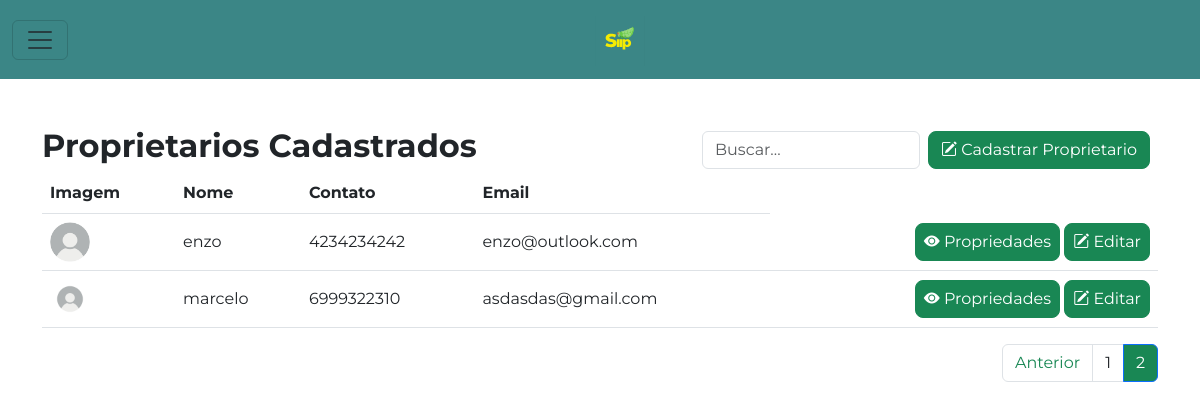
Page /proprietarios/?page=2 on the committed database.
### inicio/models.py (models this page shows, shortened)
class Proprietario(models.Model):
    nome = models.CharField(max_length=100)
    imagem = models.ImageField(upload_to='proprietarios/proprietarios/', null=True, blank=True)
    numero_telefone = models.CharField(max_length=15)
    email = models.EmailField(unique=True)

### inicio/views.py (the view)
# urls.py: path('proprietarios/',proprietarios, name = 'proprietarios'),
def proprietarios(request):
    form = ProprietarioForm()
    proprietarios_list = Proprietario.objects.all()
    paginator = Paginator(proprietarios_list, 15)
    page = request.GET.get('page')
    try:
        proprietarios = paginator.page(page)
    except PageNotAnInteger:
        proprietarios = paginator.page(1)
    except EmptyPage:
        proprietarios = paginator.page(paginator.num_pages)
    if request.method == 'POST':
        form = ProprietarioForm(request.POST, request.FILES)
        if form.is_valid():
            form.save()
            return redirect(request.path)
    return render(request, 'inicio/proprietarios.html',{'form': form, 'proprietarios': proprietarios})

### inicio/forms.py
class ProprietarioForm(forms.ModelForm):
    class Meta:
        model = Proprietario
        fields = ['nome', 'imagem', 'numero_telefone', 'email']

### templates/inicio/proprietarios.html (shortened to what this page needs)
{% extends 'inicio/base.html' %}
{% load static %}
{% block content %}
<div class="container mt-5">
    <div class="d-flex justify-content-between align-items-center">
        <h2 class="fw-bold">Proprietarios Cadastrados</h2>
        <div class="d-flex align-items-center">
            <input type="text" class="form-control me-2" placeholder="Buscar...">
            <button type="button" class="btn btn-success me-2 rounded-3 align-self-center flex-shrink-0"
                data-bs-toggle="modal" data-bs-target="#cadastraproprietario">
                <i class="bi bi-pencil-square"></i> Cadastrar Proprietario
            </button>
        </div>
    </div>
    <table class="table">
        <thead>
            <tr>
                <th scope="col">Imagem</th>
                <th scope="col">Nome</th>
                <th scope="col">Contato</th>
                <th scope="col">Email</th>
            </tr>
        </thead>
        <tbody>
            {% for proprietario in proprietarios %}
            <tr>
                <td class="align-middle">
                    {% if proprietario.imagem %}
                    <img src="{{ proprietario.imagem.url }}" class="rounded-circle" alt="" width="40" height="40">
                    {% else %}
                    <img src="{% static 'assets/images/usuariopadrao.png' %}" class="rounded-circle" alt="Sem Imagem"
                        width="40" height="40">
                    {% endif %}
                </td>
                <td class="align-middle">{{ proprietario.nome }}</td>
                <td class="align-middle">{{ proprietario.numero_telefone }}</td>
                <td class="align-middle">{{ proprietario.email }}</td>
                <td class="text-end align-middle">
                    <a href="{% url 'propriedades' proprietario_id=proprietario.id %}"
                        class="btn btn-success ps-2 pe-2 rounded-3">
                        <i class="bi bi-eye-fill"></i> Propriedades
                    </a>
                    <button class="btn btn-success ps-2 pe-2 rounded-3"
                        data-bs-target="#editarproprietario{{ proprietario.id }}" data-bs-toggle="modal">
                        <i class="bi bi-pencil-square"></i> Editar
                    </button>
                </td>
            </tr>
            {% endfor %}
        </tbody>
    </table>
</div>
<div class="container mt-2">
    <nav aria-label="Page navigation example">
        <ul class="pagination justify-content-end">
            {% if proprietarios.has_previous %}
            <li class="page-item">
                <a class="page-link text-success" href="?page={{ proprietarios.previous_page_number }}">Anterior</a>
            </li>
            {% endif %}
            {% for i in proprietarios.paginator.page_range %}
            <li class="page-item{% if i == proprietarios.number %} active{% endif %}">
                <a class="page-link{% if i == proprietarios.number %} bg-success text-white{% else %}  text-dark{% endif %}"
                    href="?page={{ i }}">{{ i }}</a>
            </li>
            {% endfor %}
        </ul>
    </nav>
</div>
{% endblock %}

### templates/inicio/proprietarios.html (style rules this page uses)
body { font-family: 'Montserrat', sans-serif; }

### rows in the picture
Proprietario: nome "enzo", numero_telefone "4234234242", email "enzo@outlook.com"
Proprietario: imagem (picture), nome "marcelo", numero_telefone "6999322310", email "asdasdas@gmail.com"

### other values in the picture
{{ i }} "1" "2"
